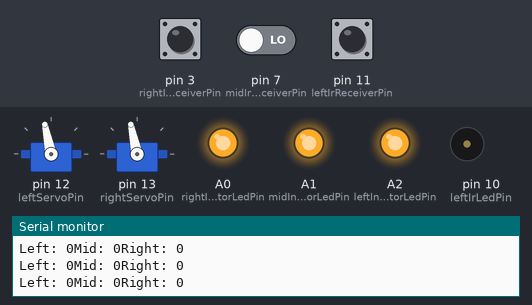
Recording of a sketch running on a simulated Arduino Uno, built with avr-gcc and run on an emulated ATmega328P. On the bench: 2 × servo, output pins drawn as LEDs (lit = HIGH), buzzer (waves = sounding), the last lines printed to the serial monitor. The inputs (shaded band) are chosen by the test bench; at power-on: pin 7 (midIrReceiverPin) LOW, pin 3 (rightIrReceiverPin) LOW, pin 11 (leftIrReceiverPin) LOW.

Above: at 1.2 s.
1.3 s: pin 7 (midIrReceiverPin) driven HIGH
At 1.51 s:
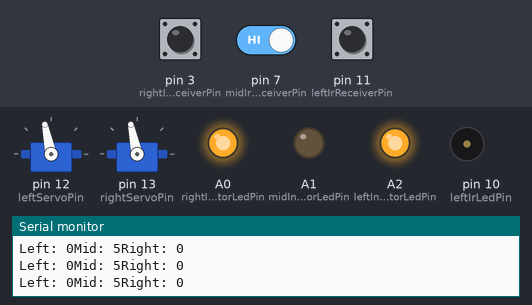
4.3 s: pin 3 (rightIrReceiverPin) pulled HIGH for 1 s
At 4.83 s:
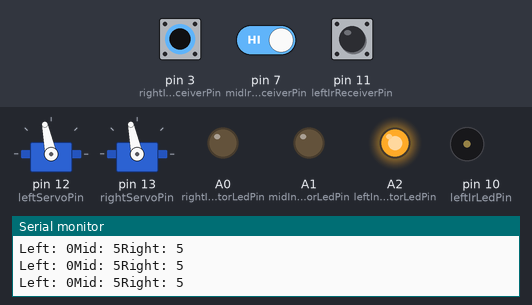
7.3 s: pin 11 (leftIrReceiverPin) pulled HIGH for 1 s
At 7.59 s:
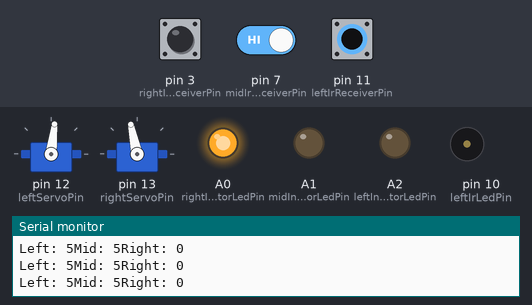
10.3 s: pin 7 (midIrReceiverPin) driven LOW
At 10.51 s:
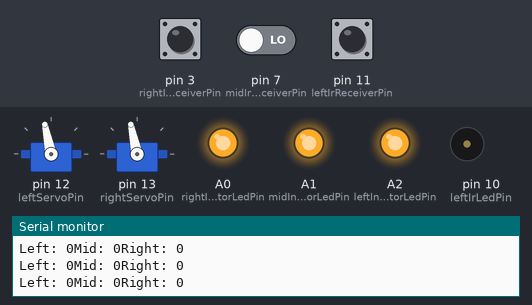
13.3 s: pin 3 (rightIrReceiverPin) pulled HIGH for 0.15 s
At 13.4 s:
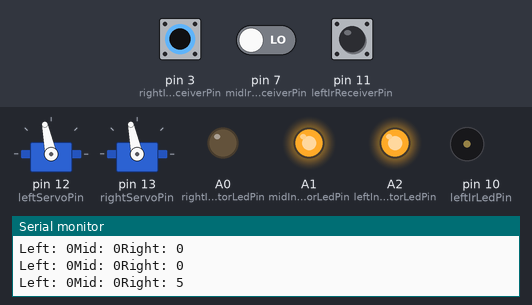
16.3 s: pin 11 (leftIrReceiverPin) pulled HIGH for 0.15 s
At 16.41 s:
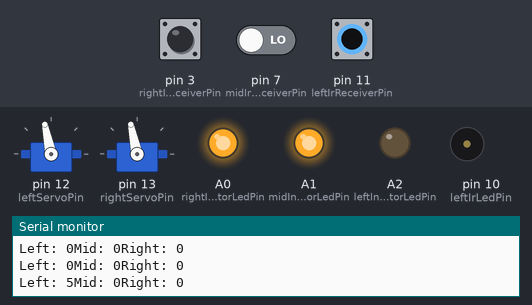
Timing chart, 0 to 20.3 s (numbered marks = the images above; inputs shaded):
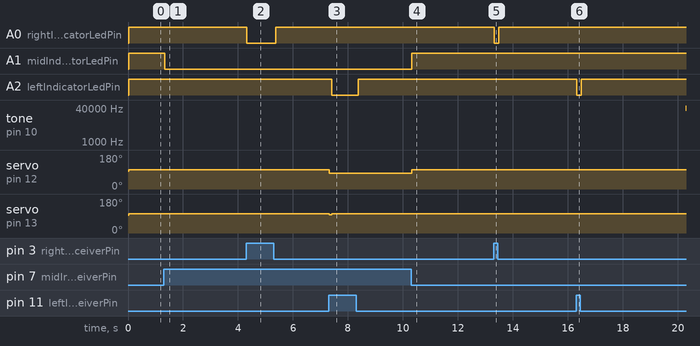

The sketch:

test2.ino
```cpp
#include <Servo.h>

// IR Sensor Pins
const int leftIrLedPin = 10;
const int leftIrReceiverPin = 11;
const int leftIndicatorLedPin = A2;

const int midIrLedPin = 6;
const int midIrReceiverPin = 7;
const int midIndicatorLedPin = A1;

const int rightIrLedPin = 2;
const int rightIrReceiverPin = 3;
const int rightIndicatorLedPin = A0;

// Servo Pins
const int leftServoPin = 12;
const int rightServoPin = 13;

Servo leftServo;
Servo rightServo;

// Constants for servo control
const int SERVO_STOP = 1500;
const int SERVO_MAX_FORWARD = 1300;
const int SERVO_MAX_REVERSE = 1700;

// Thresholds for obstacle detection
const int OBSTACLE_THRESHOLD = 3;
const int CLOSE_OBSTACLE_THRESHOLD = 1;

void setup() {
  pinMode(leftIrReceiverPin, INPUT);
  pinMode(leftIrLedPin, OUTPUT);
  pinMode(leftIndicatorLedPin, OUTPUT);

  pinMode(midIrReceiverPin, INPUT);
  pinMode(midIrLedPin, OUTPUT);
  pinMode(midIndicatorLedPin, OUTPUT);

  pinMode(rightIrReceiverPin, INPUT);
  pinMode(rightIrLedPin, OUTPUT);
  pinMode(rightIndicatorLedPin, OUTPUT);

  leftServo.attach(leftServoPin);
  rightServo.attach(rightServoPin);

  leftServo.writeMicroseconds(SERVO_STOP);
  rightServo.writeMicroseconds(SERVO_STOP);

  Serial.begin(9600);
}

void loop() {
  int leftDistance = irDistance(leftIrLedPin, leftIrReceiverPin);
  int midDistance = irDistance(midIrLedPin, midIrReceiverPin);
  int rightDistance = irDistance(rightIrLedPin, rightIrReceiverPin);

  Serial.print("Left: ");
  Serial.print(leftDistance);
  Serial.print("Mid: ");
  Serial.print(midDistance);
  Serial.print("Right: ");
  Serial.println(rightDistance);

  updateIndicatorLed(leftIndicatorLedPin, leftDistance);
  updateIndicatorLed(midIndicatorLedPin, midDistance);
  updateIndicatorLed(rightIndicatorLedPin, rightDistance);

  obstacleAvoidance(leftDistance, midDistance, rightDistance);

  delay(50);  // Delay before mext reading
}

void obstacleAvoidance(int left, int mid, int right) {

    if (left > right && mid >2 && left < 5){
        //左边多，右边少，前面没有，左转
        moveRobot(50, 20);
    }
    if(right > left && mid > 2 && right < 5 ){
        //左边少，右边多，前面没有，右转
        moveRobot(20, 50);
    }
    if (left > right && mid >2 && left == 5){
        //左边没有，右边有，前面没有，直走
        moveRobot(50, 50);
    }

    if(right > left && mid > 2 && right == 5 ){
        //左边有，右边没有，前面没有，右转
        moveRobot(-50, 50);
    }

    if(mid <= 2){
        //前面有，右转
        moveRobot(-50, 50);
    }

}

int irDetect(int irLedPin, int irReceiverPin, long frequency) {
  tone(irLedPin, frequency);
  delay(1);
  noTone(irLedPin);
  int ir = digitalRead(irReceiverPin);
  delay(1);
  return ir;
}

int irDistance(int irLedPin, int irReceiverPin) {
  int distance = 0;
  for (long f = 38000; f <= 42000; f += 1000) {
    distance += irDetect(irLedPin, irReceiverPin, f);
  }
  return distance;
}

void updateIndicatorLed(int ledPin, int distance) {
  digitalWrite(ledPin, distance < OBSTACLE_THRESHOLD ? HIGH : LOW);
}

void moveRobot(int leftSpeed, int rightSpeed) {
  int leftMs = map(leftSpeed, -100, 100, SERVO_MAX_REVERSE, SERVO_MAX_FORWARD);
  int rightMs = map(rightSpeed, -100, 100, SERVO_MAX_FORWARD, SERVO_MAX_REVERSE);

  leftServo.writeMicroseconds(leftMs);
  rightServo.writeMicroseconds(rightMs);
}
```

Measured:
- after the input at 1.3 s, A1 (midIndicatorLedPin): HIGH → LOW at once
- after the input at 4.3 s, A0 (rightIndicatorLedPin): HIGH → LOW at once, → HIGH 1.1 s later
- after the input at 7.3 s, A2 (leftIndicatorLedPin): HIGH → LOW after 0.11 s, → HIGH 0.97 s later; tone on pin 10 (leftIrLedPin): stays silent (without the input it goes to 38000 Hz after 3.0 s); servo on pin 12 (leftServoPin): 102° → 83° at once; servo on pin 13 (rightServoPin): 102° → 97° at once, → 102° 0.08 s later
- after the input at 10.3 s, A1 (midIndicatorLedPin): LOW → HIGH at once; tone on pin 10 (leftIrLedPin): stays silent (without the input it goes to 39000 Hz after 3.0 s); servo on pin 12 (leftServoPin): 83° → 102° at once
- after the input at 13.3 s, A0 (rightIndicatorLedPin): HIGH → LOW at once, → HIGH 0.16 s later
- after the input at 16.3 s, A2 (leftIndicatorLedPin): HIGH → LOW at once, → HIGH 0.16 s later
